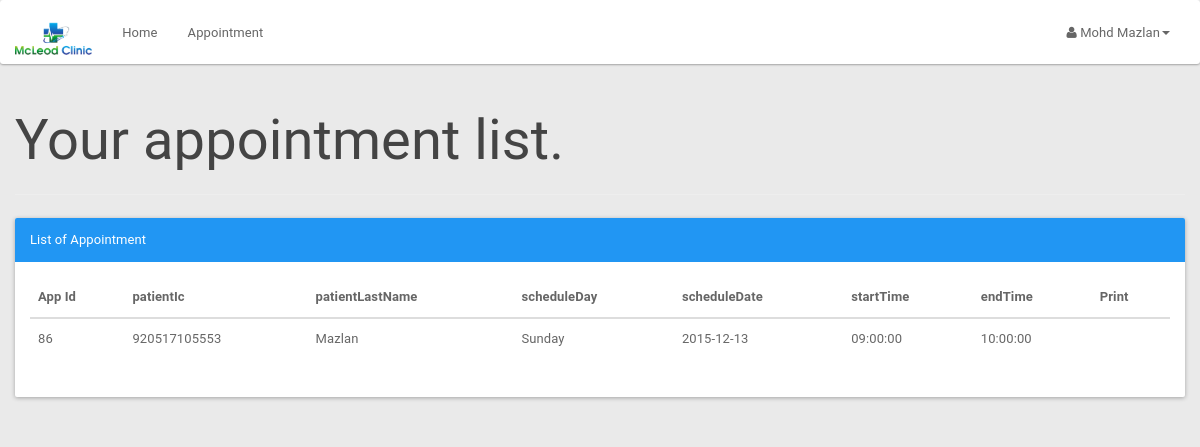
Page /patient/patientapplist.php (signed in) on the committed database.
### tables this page shows
CREATE TABLE `patient` (
  `icPatient` bigint(12) NOT NULL,
  `password` varchar(20) NOT NULL,
  `patientFirstName` varchar(20) NOT NULL,
  `patientLastName` varchar(20) NOT NULL,
  `patientMaritialStatus` varchar(10) NOT NULL,
  `patientDOB` date NOT NULL,
  `patientGender` varchar(10) NOT NULL,
  `patientAddress` varchar(100) NOT NULL,
  `patientPhone` varchar(15) NOT NULL,
  `patientEmail` varchar(100) NOT NULL
);

CREATE TABLE `appointment` (
  `appId` int(3) NOT NULL,
  `patientIc` bigint(12) NOT NULL,
  `scheduleId` int(10) NOT NULL,
  `appSymptom` varchar(100) NOT NULL,
  `appComment` varchar(100) NOT NULL,
  `status` varchar(10) NOT NULL DEFAULT 'process'
);

CREATE TABLE `doctorschedule` (
  `scheduleId` int(11) NOT NULL,
  `scheduleDate` date NOT NULL,
  `scheduleDay` varchar(15) NOT NULL,
  `startTime` time NOT NULL,
  `endTime` time NOT NULL,
  `bookAvail` varchar(10) NOT NULL
);

### patient/patientapplist.php (the view, shortened to what this page needs)
<?php
include_once '../assets/conn/dbconnect.php';
$session=$_SESSION[ 'patientSession'];
$res=mysqli_query($con,"SELECT * FROM patient WHERE icPatient=".$_SESSION['patientSession']);
$userRow=mysqli_fetch_array($res,MYSQLI_ASSOC);
?>
<!DOCTYPE html>
<html>
	<head>
		<link href="assets/css/material.css" rel="stylesheet">
		<link href="assets/css/default/style.css" rel="stylesheet">
		<link href="assets/css/default/blocks.css" rcel="stylesheet">
		<link rel="stylesheet" href="assets/font-awesome/css/font-awesome.min.css" />
	</head>
	<body>
		<nav class="navbar navbar-default " role="navigation">
			<div class="container-fluid">
				<div class="navbar-header">
					<a class="navbar-brand" href="patient.php"><img alt="Brand" src="assets/img/logo.png" height="40px"></a>
				</div>
				<div class="collapse navbar-collapse" id="bs-example-navbar-collapse-1">
					<ul class="nav navbar-nav">
						<ul class="nav navbar-nav">
							<li><a href="patient.php">Home</a></li>
							<li><a href="patientapplist.php?patientId=<?php echo $userRow['icPatient']; ?>">Appointment</a></li>
						</ul>
					</ul>
					<ul class="nav navbar-nav navbar-right">
						<li class="dropdown">
							<a href="#" class="dropdown-toggle" data-toggle="dropdown"><i class="fa fa-user"></i> <?php echo $userRow['patientFirstName']; ?> <?php echo $userRow['patientLastName']; ?><b class="caret"></b></a>
						</li>
					</ul>
				</div>
			</div>
		</nav>
<?php
echo "<div class='container'>";
echo "<div class='row'>";
echo "<div class='page-header'>";
echo "<h1>Your appointment list. </h1>";
echo "</div>";
echo "<div class='panel panel-primary'>";
echo "<div class='panel-heading'>List of Appointment</div>";
echo "<div class='panel-body'>";
echo "<table class='table table-hover'>";
echo "<thead>";
echo "<tr>";
echo "<th>App Id</th>";
echo "<th>patientIc </th>";
echo "<th>patientLastName </th>";
echo "<th>scheduleDay </th>";
echo "<th>scheduleDate </th>";
echo "<th>startTime </th>";
echo "<th>endTime </th>";
echo "<th>Print </th>";
echo "</tr>";
echo "</thead>";
$res = mysqli_query($con, "SELECT a.*, b.*,c.*
		FROM patient a
		JOIN appointment b
		On a.icPatient = b.patientIc
		JOIN doctorschedule c
		On b.scheduleId=c.scheduleId
		WHERE b.patientIc ='$session'");
while ($userRow = mysqli_fetch_array($res)) {
echo "<tbody>";
echo "<tr>";
echo "<td>" . $userRow['appId'] . "</td>";
echo "<td>" . $userRow['patientIc'] . "</td>";
echo "<td>" . $userRow['patientLastName'] . "</td>";
echo "<td>" . $userRow['scheduleDay'] . "</td>";
echo "<td>" . $userRow['scheduleDate'] . "</td>";
echo "<td>" . $userRow['startTime'] . "</td>";
echo "<td>" . $userRow['endTime'] . "</td>";
echo "<td><a href='invoice.php?appid=".$userRow['appId']."' target='_blank'><span class='glyphicon glyphicon-print' aria-hidden='true'></span></a> </td>";
}
echo "</tr>";
echo "</tbody>";
echo "</table>";
?>
	</div>
</div>
</div>
</div>
</body>
</html>

### patient/assets/css/default/style.css (style rules this page uses)
body { background-color: #EAEAEA !important; }
.navbar-default .navbar-brand { color:#fff; font-size:30px; font-weight:bold; }
.navbar { margin-bottom: 0px !important; }

### rows in the picture
patient: patientFirstName "Mohd", patientLastName "Mazlan"
appointment: appId "86", patientIc "920517105553", patientIc.patientLastName "Mazlan", scheduleId.scheduleDay "Sunday", scheduleId.scheduleDate "2015-12-13", scheduleId.startTime "09:00:00", scheduleId.endTime "10:00:00"
